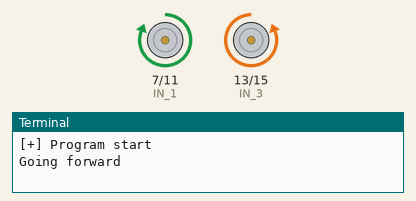
The program below on a simulated Raspberry Pi (header pin numbers). Parts: motor-driver pin pairs drawn as motors (green arrow = first pin HIGH = forward, orange = second pin HIGH = backward, longer = more drive), the last lines printed to the terminal. At 15.0 s the program stops and its outputs stay as they are.

Above: at 0.1 s.
At 4.1 s:
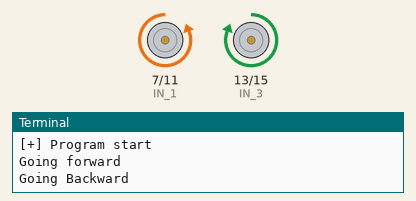
At 8.1 s:
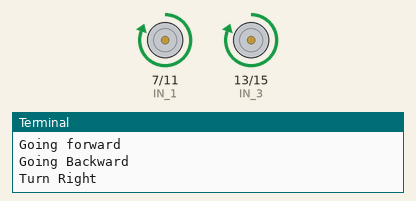
At 14.1 s:
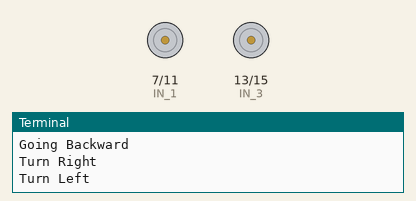
Timing chart, 0 to 15.6 s (numbered marks = the images above):
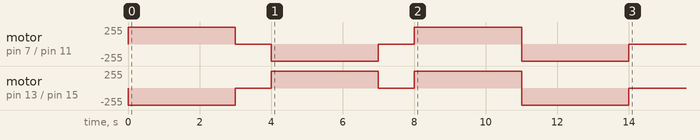

Measured:
- by itself, motor on pin 7 (IN_1) / pin 11 (IN_2): stopped → forward 255/255 at 0.00 s, → stopped 3.0 s later, → backward 255/255 1.0 s later, → stopped 3.0 s later, … (7 changes in this stretch)
- by itself, motor on pin 13 (IN_3) / pin 15 (IN_4): stopped → backward 255/255 at 0.00 s, → stopped 3.0 s later, → forward 255/255 1.0 s later, → stopped 3.0 s later, … (7 changes in this stretch)

The program:

Alex2.py
```python
import RPi.GPIO as gpio
import time

'''
Moving Direction Diagram
	/\           /\
    7  ========= 13
    11 ========= 15
    \/           \/

'''
IN_1 = 7
IN_2 = 11
IN_3 = 13
IN_4 = 15

def Setup():
	# Setting up the GPIO output
	gpio.setmode(gpio.BOARD)
	gpio.setup(IN_1, gpio.OUT)
	gpio.setup(IN_2, gpio.OUT)
	gpio.setup(IN_3, gpio.OUT)
	gpio.setup(IN_4, gpio.OUT)

def Stop():
	gpio.output(IN_1, False)
	gpio.output(IN_2, False)
	gpio.output(IN_3, False)
	gpio.output(IN_4, False)


def GoForward():
	# Going forward
	print("Going forward")
	gpio.output(IN_1, True)
	gpio.output(IN_4, True)
	time.sleep(3)

	gpio.output(IN_1, False)
	gpio.output(IN_4, False)
	time.sleep(1)

def GoBackward():
	# Going Backward
	print("Going Backward")

	gpio.output(IN_2, True)
	gpio.output(IN_3, True)
	time.sleep(3)

	gpio.output(IN_2, False)
	gpio.output(IN_3, False)
	time.sleep(1)


'''
Moving Direction Diagram
	/\           /\
    7  ========= 13
    11 ========= 15
    \/           \/

'''
def TurnLeft():
	# Turn Left
	print("Turn Left")
	gpio.output(IN_2, True)
	gpio.output(IN_4, True)
	time.sleep(3)

	gpio.output(IN_2, False)
	gpio.output(IN_4, False)
	time.sleep(1)


def TurnRight():
	# Turn Right
	print("Turn Right")
	gpio.output(IN_1, True)
	gpio.output(IN_3, True)
	time.sleep(3)

	gpio.output(IN_1, False)
	gpio.output(IN_3, False)

def CleanUp():
	# Cleaning the gpio
	gpio.cleanup()


if __name__ == "__main__":

	print("[+] Program start ")

	Setup()
	Stop() # Set GPIO pins to false to use in another process
	GoForward()
	GoBackward()
	TurnRight()
	TurnLeft()

	Stop() # Set GPIO pins to false to use in another process


	print("Program finished ...")

	# Cleaning GPIO
	CleanUp()
```
